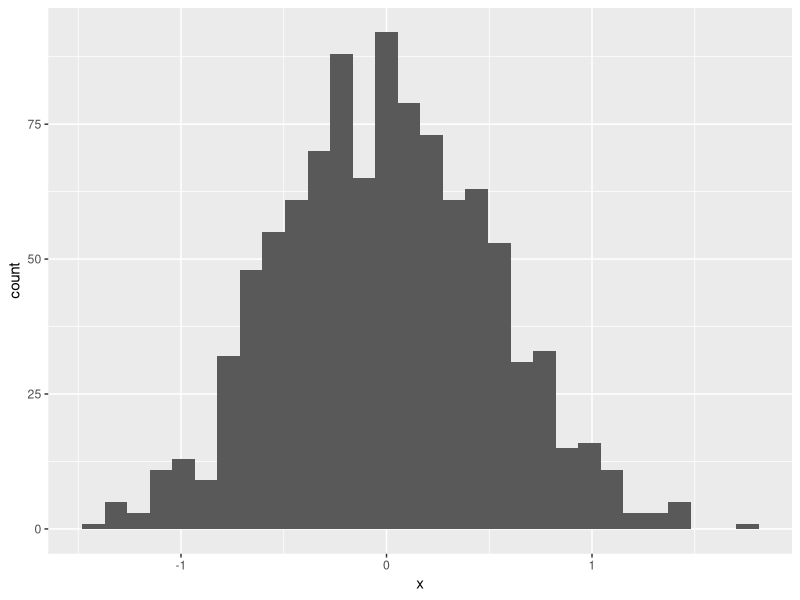
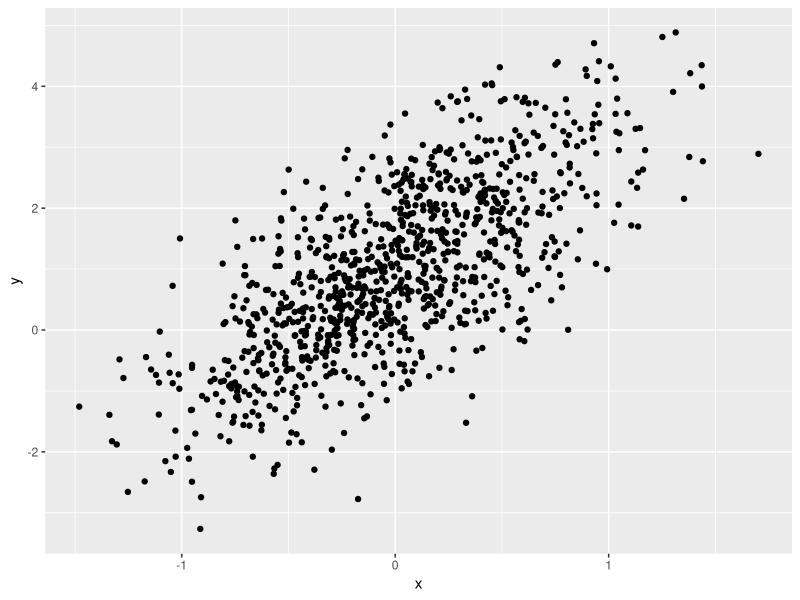
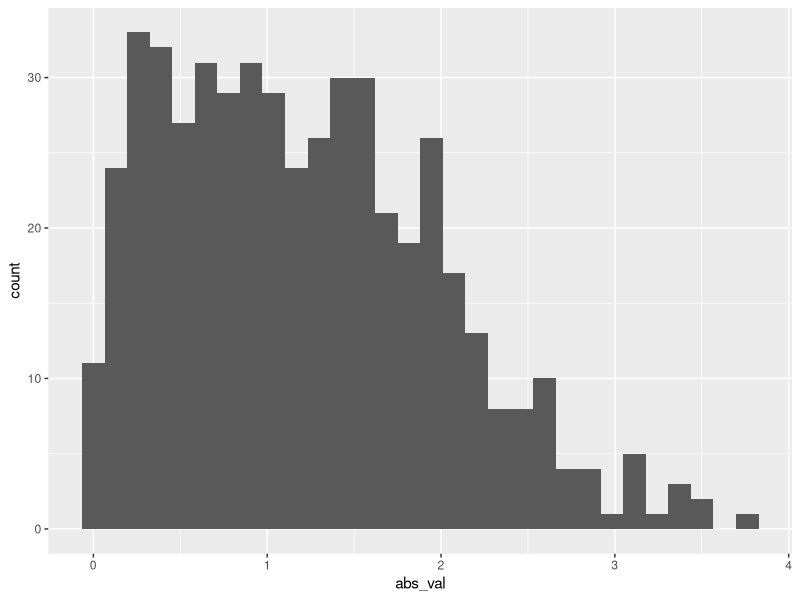

The R script that drew these images, in order:
## ---- chunk 1
library(tidyverse)
## ---- chunk 2
samp = rnorm(100)
length(samp)
## ---- chunk 3
plot_df = 
  tibble(
    x=rnorm(1000, sd = 0.5),
    y = 1 + 2 * x + rnorm(1000)
  )
## ---- chunk 4
ggplot(plot_df, aes(x = x)) + geom_histogram()
## ---- chunk 5
ggplot(plot_df, aes(x = x, y = y)) + geom_point()
## ---- chunk 6
la_df= 
  tibble(
    num_samp = rnorm(500, mean = 1),
    log_vec = num_samp > 0,
    abs_val = abs(num_samp)
  )

ggplot(la_df, aes(x = abs_val)) + geom_histogram()
